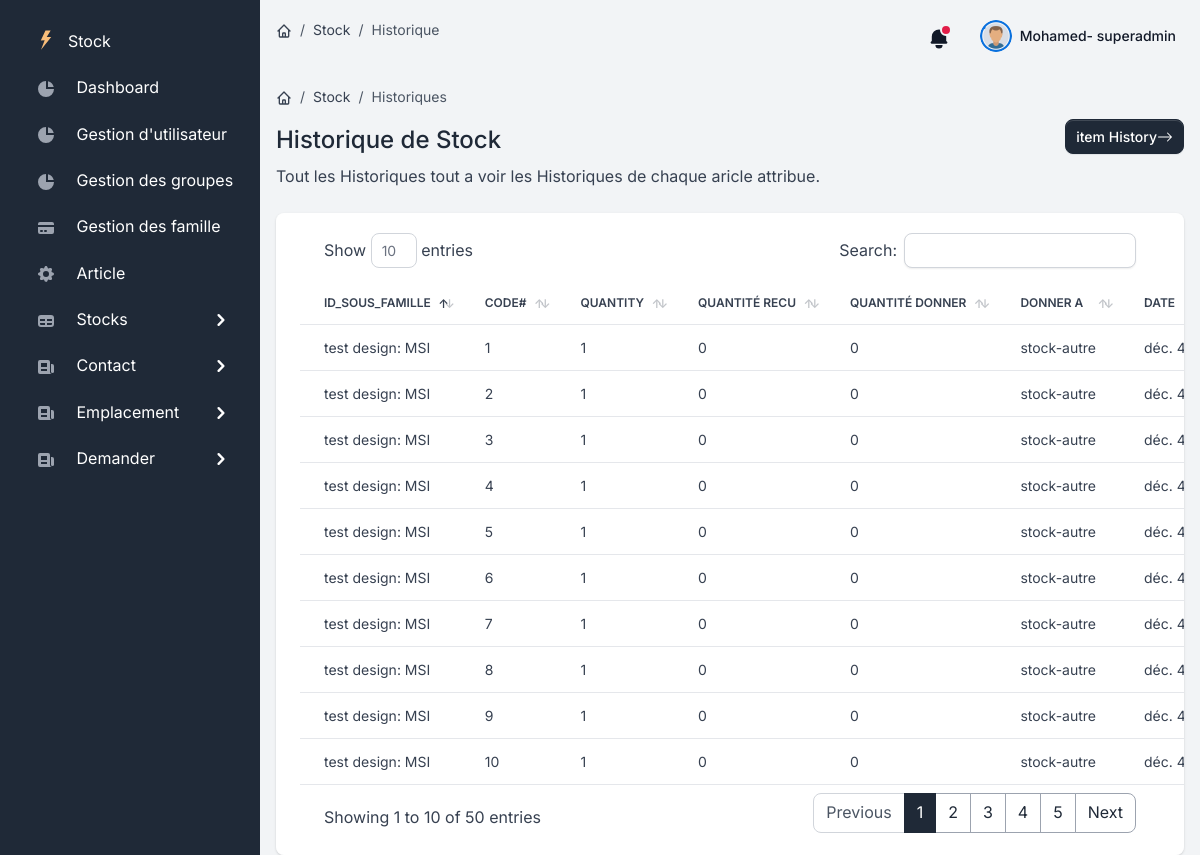
Page /Historique (signed in) on the committed database.
### users/models.py (models this page shows, shortened)
class User(AbstractUser):
    USER_TYPE_CHOICES = (
      (1, 'admin'),
      (2, 'user'),
      (4, 'superadmin'),)
    role = models.PositiveSmallIntegerField(choices=USER_TYPE_CHOICES,default=4)

class Historique_Stock(models.Model):
	codeibar=models.CharField(max_length=50, blank=True, null=True)
	id_sous_famille = models.ForeignKey(SousFamille,on_delete=models.CASCADE,default=1)
	quantity = models.IntegerField(default='0', blank=True, null=True)
	receive_quantity = models.IntegerField(default='0', blank=True, null=True)
	receive_by = models.ForeignKey(User,related_name="hisReceiveUser",on_delete=models.CASCADE,default=1)
	issue_quantity = models.IntegerField(default='0', blank=True, null=True)
	issue_by = models.ForeignKey(User,related_name="hisIssueUser",on_delete=models.CASCADE,default=1)
	issue_to = models.ForeignKey(distinations,verbose_name="Emplacement",on_delete=models.CASCADE,default=1)
	ci=models.CharField(max_length=50, blank=True, null=True)
	created_by = models.ForeignKey(User,related_name="HisCreatUser",on_delete=models.CASCADE,default=1)
	reorder_level = models.IntegerField(default='0', blank=True, null=True)
	last_updated = models.DateTimeField(auto_now_add=False, auto_now=True)

class SousFamille(models.Model):
    choix = (
        ('oui', 'oui'),
        ('non', 'non'),
    )
    choix_ville = (
        ('tunis', 'tunis'),
        ('sousse', 'sousse'),
        ('nice','nice'),
    ),
    id_famille = models.ForeignKey(Familles,verbose_name="Les Articles",on_delete=models.CASCADE)
    designation = models.CharField(max_length=20)
    marque = models.CharField(max_length=20)
    model = models.CharField(max_length=20)
    seuil = models.IntegerField()
    groupresp = models.ForeignKey(Group,verbose_name='groupe_resp',on_delete=models.CASCADE,default=1)
    pid1 = models.CharField(max_length=20,unique=True)
    active = models.CharField(max_length=3,verbose_name="consommable",choices=choix)
    ville = models.CharField(max_length=6,blank=True, null=True)
    icon = models.CharField(max_length=120,blank=True, null=True)
    def __str__(self):
        return self.designation + ': ' + self.model

class distinations(models.Model):
    choix_societe = (
        ('argos', 'argos'),
        ('jupiter', 'jupiter'),
        ('ithaque','ithaque'),
        ('tanis','tanis'),
        ('autre','autre'),
    )
    nom_dis = models.CharField(max_length=50)
    societe = models.CharField(max_length=50,default='0', blank=True, null=True,choices=choix_societe)
    class Meta:
        unique_together = ['nom_dis','societe']
    def __str__(self):
        return self.nom_dis+'-'+self.societe

### users/views.py (the view)
# urls.py: path('Historique',views.Historique,name="Historique"),
@login_required(redirect_field_name='login')
def Historique(request):
	queryset = Historique_Stock.objects.all()
	context = {"queryset": queryset,'page_name':'Historique'}
	return render(request, "./PageStock/historique.html", context)

### users/templates/PageStock/historique.html (shortened to what this page needs)
{% extends "layouts/base.html" %}
{% block content %}
  <div class="d-flex justify-content-between flex-wrap flex-md-nowrap align-items-center py-4">
      <div class="d-block mb-4 mb-md-0">
          <nav aria-label="breadcrumb" class="d-none d-md-inline-block">
              <ol class="breadcrumb breadcrumb-dark breadcrumb-transparent">
                  <li class="breadcrumb-item">
                      <a href="#">
                      </a>
                  </li>
                  <li class="breadcrumb-item"><a href="#">Stock</a></li>
                  <li class="breadcrumb-item active" aria-current="page">Historiques</li>
              </ol>
          </nav>
          <h2 class="h4">Historique de Stock</h2>
          <p class="mb-0">Tout les Historiques tout a voir les Historiques de chaque aricle attribue.</p>
      </div>
      <div class="btn-toolbar mb-2 mb-md-0">
          <a href="{% url 'historybyown' %}" class="btn btn-sm btn-gray-800 d-inline-flex align-items-center">
            item History
            <svg xmlns="http://www.w3.org/2000/svg" width="16" height="16" fill="currentColor" class="bi bi-arrow-right" viewBox="0 0 16 16">
                <path fill-rule="evenodd" d="M1 8a.5.5 0 0 1 .5-.5h11.793l-3.147-3.146a.5.5 0 0 1 .708-.708l4 4a.5.5 0 0 1 0 .708l-4 4a.5.5 0 0 1-.708-.708L13.293 8.5H1.5A.5.5 0 0 1 1 8z"/>
              </svg>
          </a>
      </div>
  </div>
  <div class="card card-body border-0 shadow table-wrapper table-responsive">
      <table id="table" class="table table-hover">
          <thead>
              <tr>
                  <th class="border-gray-200">id_sous_famille</th>
                  <th class="border-gray-200">code#</th>
                  <th class="border-gray-200">quantity</th>
                  <th class="border-gray-200">quantité recu</th>
                  <th class="border-gray-200">quantité donner</th>
                  <th class="border-gray-200">donner a</th>
                  <th class="border-gray-200">date</th>
              </tr>
          </thead>
          <tbody>
              {% for article in queryset %}
              <tr>
                <td>{{article.id_sous_famille}}</td>
                <td>{{article.ci}}</td>
                <td>{{article.quantity}} </td>
                <td>{{article.receive_quantity}}</td>
                <td>{{article.issue_quantity}}</td>
                <td>{{article.issue_to}}</td>
                <td>{{article.last_updated}}</td>
              </tr>
              {% endfor %}
          </tbody>
      </table>
     </div>
{% endblock content %}

### users/templates/includes/navigation.html (shortened to what this page needs)
<nav class="navbar navbar-top navbar-expand navbar-dashboard navbar-dark ps-0 pe-2 pb-0">
              <div class="container-fluid px-0">
                <div class="d-flex justify-content-between w-100" id="navbarSupportedContent">
                  <div class="d-flex align-items-center">
                    <nav aria-label="breadcrumb" class="d-none d-md-inline-block">
                      <ol class="breadcrumb breadcrumb-dark breadcrumb-transparent">
                        <li class="breadcrumb-item">
                          <a href="{% url 'index' %}">
                          </a>
                      </li>
                      <li class="breadcrumb-item"><a href="#">Stock</a></li>
                      <li class="breadcrumb-item active" aria-current="page">{{page_name}}</li>
                  </ol>
              </nav>
                  </div>
                  <ul class="navbar-nav align-items-center">
                    <li class="nav-item dropdown">
                      <a class="nav-link text-dark notification-bell unread dropdown-toggle" data-unread-notifications="true" href="#" role="button" data-bs-toggle="dropdown" data-bs-display="static" aria-expanded="false">
                        <svg class="icon icon-sm text-gray-900" fill="currentColor" viewBox="0 0 20 20" xmlns="http://www.w3.org/2000/svg"><path d="M10 2a6 6 0 00-6 6v3.586l-.707.707A1 1 0 004 14h12a1 1 0 00.707-1.707L16 11.586V8a6 6 0 00-6-6zM10 18a3 3 0 01-3-3h6a3 3 0 01-3 3z"></path></svg>
                      </a>
                    </li>
                    <li class="nav-item dropdown ms-lg-3">
                      <a class="nav-link dropdown-toggle pt-1 px-0" href="#" role="button" data-bs-toggle="dropdown" aria-expanded="false">
                        <div class="media d-flex align-items-center">
                          <img class="avatar rounded-circle" alt="Image placeholder" src="/static/assets/img/team/utilisateur.png">
                          <div class="media-body ms-2 text-dark align-items-center d-none d-lg-block">
                            <span class="mb-0 font-small fw-bold text-gray-900">
                              <strong>{{ request.user.username }}-
                                {% if request.user.is_staff and request.user.is_superuser %}
                                superadmin
                              {% elif  request.user.is_staff %}
                              admin
                              {% else %}
                              manager
                              {% endif %}
                              </strong>
                            </span>
                          </div>
                        </div>
                      </a>
                    </li>
                  </ul>
                </div>
              </div>
            </nav>

### users/static/assets/css/datatable.css (style rules this page uses)
table.dataTable { clear:both;margin-top:6px !important;margin-bottom:6px !important;max-width:none !important;border-collapse:separate !important;border-spacing:0 }
table.dataTable td,table.dataTable th { -webkit-box-sizing:content-box;box-sizing:content-box }
table.dataTable>thead>tr>th:not(.sorting_disabled),table.dataTable>thead>tr>td:not(.sorting_disabled) { padding-right:30px }
table.dataTable>thead .sorting,table.dataTable>thead .sorting_asc,table.dataTable>thead .sorting_desc,table.dataTable>thead .sorting_asc_disabled,table.dataTable>thead .sorting_desc_disabled { cursor:pointer;position:relative }
table.dataTable>thead .sorting:before,table.dataTable>thead .sorting:after,table.dataTable>thead .sorting_asc:before,table.dataTable>thead .sorting_asc:after,table.dataTable>thead .sorting_desc:before,table.dataTable>thead .sorting_desc:after,table.dataTable>thead .sorting_asc_disabled:before,table.dataTable>thead .sorting_asc_disabled:after,table.dataTable>thead .sorting_desc_disabled:before,table.dataTable>thead .sorting_desc_disabled:after { position:absolute;bottom:.9em;display:block;opacity:.3 }
table.dataTable>thead .sorting:before,table.dataTable>thead .sorting_asc:before,table.dataTable>thead .sorting_desc:before,table.dataTable>thead .sorting_asc_disabled:before,table.dataTable>thead .sorting_desc_disabled:before { right:1em;content:"↑" }
table.dataTable>thead .sorting:after,table.dataTable>thead .sorting_asc:after,table.dataTable>thead .sorting_desc:after,table.dataTable>thead .sorting_asc_disabled:after,table.dataTable>thead .sorting_desc_disabled:after { right:.5em;content:"↓" }
table.dataTable>thead .sorting_asc:before,table.dataTable>thead .sorting_desc:after { opacity:1 }

### rows in the picture
User: user.username "Mohamed"
Historique_Stock: id_sous_famille "test design: MSI", ci "1", quantity "1", receive_quantity "0", issue_quantity "0", issue_to "stock-autre", last_updated "déc.…"
Historique_Stock: id_sous_famille "test design: MSI", ci "2", quantity "1", receive_quantity "0", issue_quantity "0", issue_to "stock-autre", last_updated "déc.…"
Historique_Stock: id_sous_famille "test design: MSI", ci "3", quantity "1", receive_quantity "0", issue_quantity "0", issue_to "stock-autre", last_updated "déc.…"
Historique_Stock: id_sous_famille "test design: MSI", ci "4", quantity "1", receive_quantity "0", issue_quantity "0", issue_to "stock-autre", last_updated "déc.…"
Historique_Stock: id_sous_famille "test design: MSI", ci "5", quantity "1", receive_quantity "0", issue_quantity "0", issue_to "stock-autre", last_updated "déc.…"
Historique_Stock: id_sous_famille "test design: MSI", ci "6", quantity "1", receive_quantity "0", issue_quantity "0", issue_to "stock-autre", last_updated "déc.…"
Historique_Stock: id_sous_famille "test design: MSI", ci "7", quantity "1", receive_quantity "0", issue_quantity "0", issue_to "stock-autre", last_updated "déc.…"
Historique_Stock: id_sous_famille "test design: MSI", ci "8", quantity "1", receive_quantity "0", issue_quantity "0", issue_to "stock-autre", last_updated "déc.…"
Historique_Stock: id_sous_famille "test design: MSI", ci "9", quantity "1", receive_quantity "0", issue_quantity "0", issue_to "stock-autre", last_updated "déc.…"
Historique_Stock: id_sous_famille "test design: MSI", ci "10", quantity "1", receive_quantity "0", issue_quantity "0", issue_to "stock-autre", last_updated "déc.…"

### other values in the picture
{{ page_name }} "Historique"
